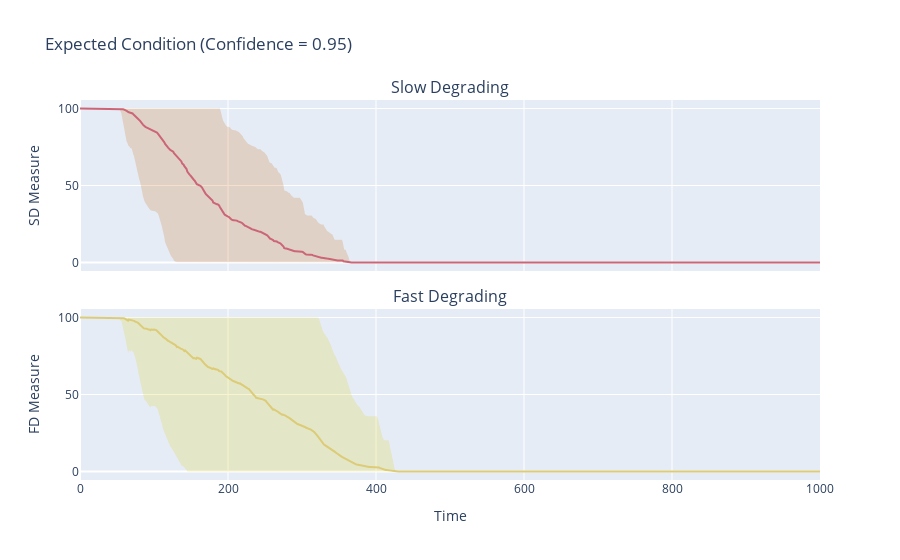

Write notebook code for a chart like this one.
### Code cell
comp.mc_timeline(1000)
update_condition_fig(comp)

### Figure 1 — Plotly figure (JSON) as saved in the notebook; plotly's stock layout.template omitted (floating-point values rounded to 4 significant figures; data arrays with more than 128 entries replaced by an {"elided": "..."} marker saying what was removed)
{"data": [{"fill": "toself", "fillcolor": "rgba(204, 102, 11,0.2)", "line": {"color": "rgba(255,255,255,0)"}, "mode": "lines", "name": "slow_degrading", "showlegend": false, "type": "scatter", "x": {"elided": "2002 int values"}, "xaxis": "x", "y": {"elided": "2002 float values"}, "yaxis": "y"}, {"line": {"color": "rgb(204, 102, 119)"}, "mode": "lines", "name": "slow_degrading", "showlegend": false, "type": "scatter", "x": {"elided": "1001 int values"}, "xaxis": "x", "y": {"elided": "1001 float values"}, "yaxis": "y"}, {"fill": "toself", "fillcolor": "rgba(221, 204, 11,0.2)", "line": {"color": "rgba(255,255,255,0)"}, "mode": "lines", "name": "fast_degrading", "showlegend": false, "type": "scatter", "x": {"elided": "2002 int values"}, "xaxis": "x2", "y": {"elided": "2002 float values"}, "yaxis": "y2"}, {"line": {"color": "rgb(221, 204, 119)"}, "mode": "lines", "name": "fast_degrading", "showlegend": false, "type": "scatter", "x": {"elided": "1001 int values"}, "xaxis": "x2", "y": {"elided": "1001 float values"}, "yaxis": "y2"}], "layout": {"annotations": [{"font": {"size": 16}, "showarrow": false, "text": "Slow Degrading", "x": 0.5, "xanchor": "center", "xref": "paper", "y": 1, "yanchor": "bottom", "yref": "paper"}, {"font": {"size": 16}, "showarrow": false, "text": "Fast Degrading", "x": 0.5, "xanchor": "center", "xref": "paper", "y": 0.45, "yanchor": "bottom", "yref": "paper"}], "title": {"text": "Expected Condition (Confidence = 0.95)"}, "xaxis": {"anchor": "y", "domain": [0, 1], "matches": "x2", "showticklabels": false}, "xaxis2": {"anchor": "y2", "automargin": true, "domain": [0, 1], "title": {"text": "Time"}}, "yaxis": {"anchor": "x", "automargin": true, "domain": [0.55, 1], "title": {"text": "SD Measure"}}, "yaxis2": {"anchor": "x2", "automargin": true, "domain": [0, 0.45], "title": {"text": "FD Measure"}}}}
